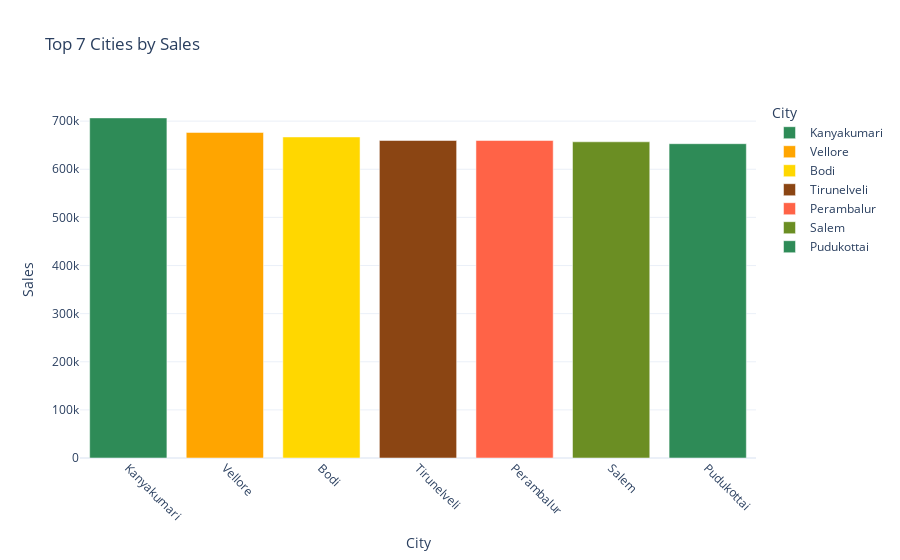

This figure's notebook cell:
### Code cell
#  Plot 4: Top Cities by Sales
top_cities = df.groupby("City")["Sales"].sum().nlargest(7).reset_index()
fig4 = px.bar(
    top_cities, x="City", y="Sales",
    color="City",
    color_discrete_sequence=supermart_colors,
    title="Top 7 Cities by Sales",
    hover_data={"Sales":":,.0f"}
)
fig4.update_layout(xaxis_tickangle=45, template="plotly_white")

### Figure 1 — Plotly figure (JSON) as saved in the notebook; plotly's stock layout.template omitted (floating-point values rounded to 4 significant figures)
{"data": [{"hovertemplate": "City=%{x}<br>Sales=%{y:,.0f}<extra></extra>", "legendgroup": "Kanyakumari", "marker": {"color": "#2E8B57", "pattern": {"shape": ""}}, "name": "Kanyakumari", "orientation": "v", "showlegend": true, "textposition": "auto", "type": "bar", "x": ["Kanyakumari"], "xaxis": "x", "y": [706764], "yaxis": "y"}, {"hovertemplate": "City=%{x}<br>Sales=%{y:,.0f}<extra></extra>", "legendgroup": "Vellore", "marker": {"color": "#FFA500", "pattern": {"shape": ""}}, "name": "Vellore", "orientation": "v", "showlegend": true, "textposition": "auto", "type": "bar", "x": ["Vellore"], "xaxis": "x", "y": [676550], "yaxis": "y"}, {"hovertemplate": "City=%{x}<br>Sales=%{y:,.0f}<extra></extra>", "legendgroup": "Bodi", "marker": {"color": "#FFD700", "pattern": {"shape": ""}}, "name": "Bodi", "orientation": "v", "showlegend": true, "textposition": "auto", "type": "bar", "x": ["Bodi"], "xaxis": "x", "y": [667177], "yaxis": "y"}, {"hovertemplate": "City=%{x}<br>Sales=%{y:,.0f}<extra></extra>", "legendgroup": "Tirunelveli", "marker": {"color": "#8B4513", "pattern": {"shape": ""}}, "name": "Tirunelveli", "orientation": "v", "showlegend": true, "textposition": "auto", "type": "bar", "x": ["Tirunelveli"], "xaxis": "x", "y": [659812], "yaxis": "y"}, {"hovertemplate": "City=%{x}<br>Sales=%{y:,.0f}<extra></extra>", "legendgroup": "Perambalur", "marker": {"color": "#FF6347", "pattern": {"shape": ""}}, "name": "Perambalur", "orientation": "v", "showlegend": true, "textposition": "auto", "type": "bar", "x": ["Perambalur"], "xaxis": "x", "y": [659738], "yaxis": "y"}, {"hovertemplate": "City=%{x}<br>Sales=%{y:,.0f}<extra></extra>", "legendgroup": "Salem", "marker": {"color": "#6B8E23", "pattern": {"shape": ""}}, "name": "Salem", "orientation": "v", "showlegend": true, "textposition": "auto", "type": "bar", "x": ["Salem"], "xaxis": "x", "y": [657093], "yaxis": "y"}, {"hovertemplate": "City=%{x}<br>Sales=%{y:,.0f}<extra></extra>", "legendgroup": "Pudukottai", "marker": {"color": "#2E8B57", "pattern": {"shape": ""}}, "name": "Pudukottai", "orientation": "v", "showlegend": true, "textposition": "auto", "type": "bar", "x": ["Pudukottai"], "xaxis": "x", "y": [653179], "yaxis": "y"}], "layout": {"barmode": "relative", "legend": {"title": {"text": "City"}, "tracegroupgap": 0}, "title": {"text": "Top 7 Cities by Sales"}, "xaxis": {"anchor": "y", "categoryarray": ["Kanyakumari", "Vellore", "Bodi", "Tirunelveli", "Perambalur", "Salem", "Pudukottai"], "categoryorder": "array", "domain": [0, 1], "tickangle": 45, "title": {"text": "City"}}, "yaxis": {"anchor": "x", "domain": [0, 1], "title": {"text": "Sales"}}}}
